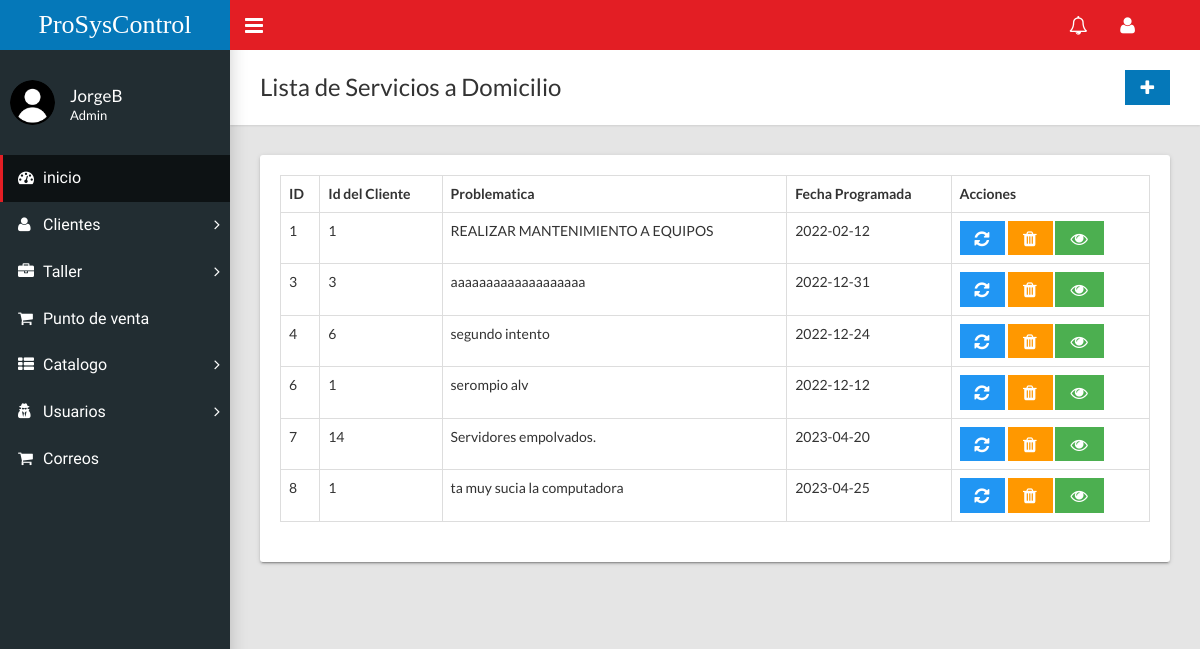
The app's page /home.php?c=domicilio (signed in), older data.
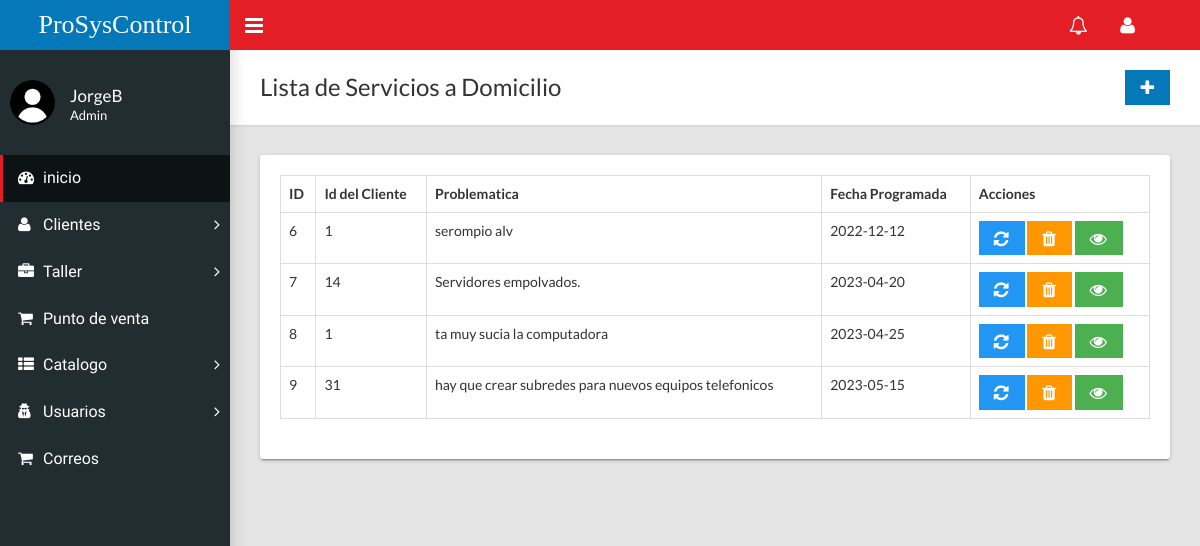
The same page, newer data.
### tables this page shows
CREATE TABLE `domicilio` (
  `id` int(11) NOT NULL,
  `id_Cliente` int(11) NOT NULL,
  `problematica` varchar(200) NOT NULL,
  `observaciones` varchar(200) NOT NULL,
  `fechaProgramada` date NOT NULL,
  `presupuesto` float NOT NULL,
  `costoTotal` float NOT NULL,
  `horaInicio` time NOT NULL,
  `horaFinal` time NOT NULL,
  `horasRealizadas` int(11) NOT NULL
);

### controladores/domicilio.controlador.php (called while the page is built, shortened)
<?php
require_once "modelos/domicilio.php";
class DomicilioControlador{
    public function __CONSTRUCT(){
        $this->modelo = new Domicilio;
    }
    public function Inicio(){
        require_once "vistas/encabezado.php";
        require_once "vistas/domicilio/index.php";
        require_once "vistas/pie.php";
    }
}

### modelos/database.php (called while the page is built, shortened)
<?php
class Database{
    public static function Conectar(){
        try{
            $conexion = new PDO("mysql:host=".self::servidor.";dbname=".self::nombrebd.";charset=utf8", self::usuariobd,
            self::clave);
            $conexion -> setAttribute(PDO::ATTR_ERRMODE, PDO::ERRMODE_EXCEPTION);
            return $conexion;
        }catch(PDOException $e){
            return "Fallo " .$e->getMessage();
        }
    }
}

### modelos/domicilio.php (called while the page is built, shortened)
<?php
class Domicilio{
    private $pdo;
    public function __CONSTRUCT(){
        $this->pdo = Database::Conectar();
    }
    public function Listar(){
        try{
            $consulta = $this->pdo->prepare("SELECT * FROM domicilio;");
            $consulta->execute();
            return $consulta->fetchAll(PDO::FETCH_OBJ);
        }catch(Exception $excepcion){
            die($excepcion->getMessage());
        }
    }
}

### vistas/domicilio/index.php (the view)
<div class="content-wrapper">
        <div class="page-title">
          <div>
            <h1>Lista de Servicios a Domicilio</h1>
          </div>
          <div><a class="btn btn-primary btn-flat" href="?c=domicilio&a=FormCrear"><i class="fa fa-lg fa-plus"></i></a></div>
        </div>
        <div class="row">
          <div class="col-md-12">
            <div class="card">
              <div class="card-body">
                <div class="table-responsive">
                  <table class="table table-hover table-bordered" role="grid" id="sampleTable">
                    <thead>
                      <tr>
                        <th>ID</th>
                        <th>Id del Cliente</th>
                        <th>Problematica</th>
                        <th>Fecha Programada</th>
                        <th>Acciones</th>
                      </tr>
                    </thead>
                    <tbody>
                      <?php foreach($this->modelo->Listar() as $domicilioSQL):?>
                        <tr>
                          <td><?=$domicilioSQL->id?></td>
                          <td><?=$domicilioSQL->id_Cliente?></td>
                          <td><?=$domicilioSQL->problematica?></td>
                          <td><?=$domicilioSQL->fechaProgramada?></td>
                          <td><?php if($_SESSION['tipoUsuario']!='Secretario'){?>
                          <a class="btn btn-info btn-flat" href="?c=domicilio&a=FormModificar&id=<?=$domicilioSQL->id?>"><i class="fa fa-lg fa-refresh"></i></a>
                              <a class="btn btn-warning btn-flat" onclick = "return confirm('¿Realmente desea eliminar?')" href="?c=domicilio&a=Borrar&id=<?=$domicilioSQL->id?>"><i class="fa fa-lg fa-trash"></i></a>
                          <?php }?>
                              <a class="btn btn-success btn-flat" href="?c=domicilio&a=FormConsultar&id=<?=$domicilioSQL->id?>"><i class="fa fa-lg fa-eye"></i></a></td>
                        </tr>
                        <?php endforeach;?>
                    </tbody>
                  </table>
                </div>
              </div>
            </div>
          </div>
        </div>
      </div>

Row changes from the older to the newer data that the page shows:
removed domicilio: id "1", id_Cliente "1", problematica "REALIZAR MANTENIMIENTO A EQUIPOS", fechaProgramada "2022-02-12"
removed domicilio: id "3", id_Cliente "3", problematica "aaaaaaaaaaaaaaaaaaa", fechaProgramada "2022-12-31"
removed domicilio: id "4", id_Cliente "6", problematica "segundo intento", fechaProgramada "2022-12-24"
added domicilio: id "9", id_Cliente "31", problematica "hay que crear subredes para nuevos equipos telefonicos", fechaProgramada "2023-05-15"
